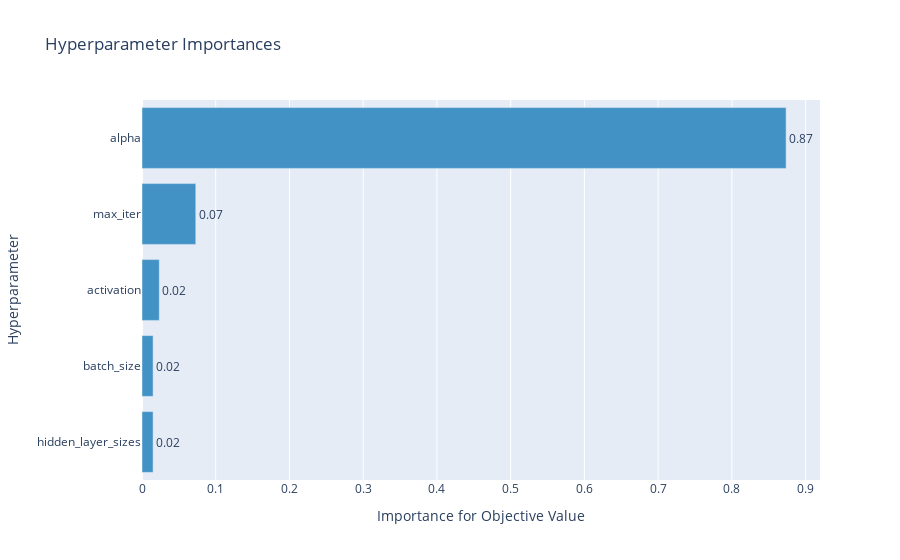

Notebook code cell kept with this figure:
### Code cell
optuna.visualization.plot_param_importances(study_1)

### Figure 1 — Plotly figure (JSON) as saved in the notebook; plotly's stock layout.template omitted (floating-point values rounded to 4 significant figures)
{"data": [{"cliponaxis": false, "hovertemplate": ["hidden_layer_sizes (CategoricalDistribution): 0.015027319183095604<extra></extra>", "batch_size (CategoricalDistribution): 0.01502739928230588<extra></extra>", "activation (CategoricalDistribution): 0.023439769472940377<extra></extra>", "max_iter (CategoricalDistribution): 0.07293503842002776<extra></extra>", "alpha (CategoricalDistribution): 0.8735704736416304<extra></extra>"], "marker": {"color": "rgb(66,146,198)"}, "orientation": "h", "text": ["0.02", "0.02", "0.02", "0.07", "0.87"], "textposition": "outside", "type": "bar", "x": [0.01503, 0.01503, 0.02344, 0.07294, 0.8736], "y": ["hidden_layer_sizes", "batch_size", "activation", "max_iter", "alpha"]}], "layout": {"showlegend": false, "title": {"text": "Hyperparameter Importances"}, "xaxis": {"title": {"text": "Importance for Objective Value"}}, "yaxis": {"title": {"text": "Hyperparameter"}}}}
